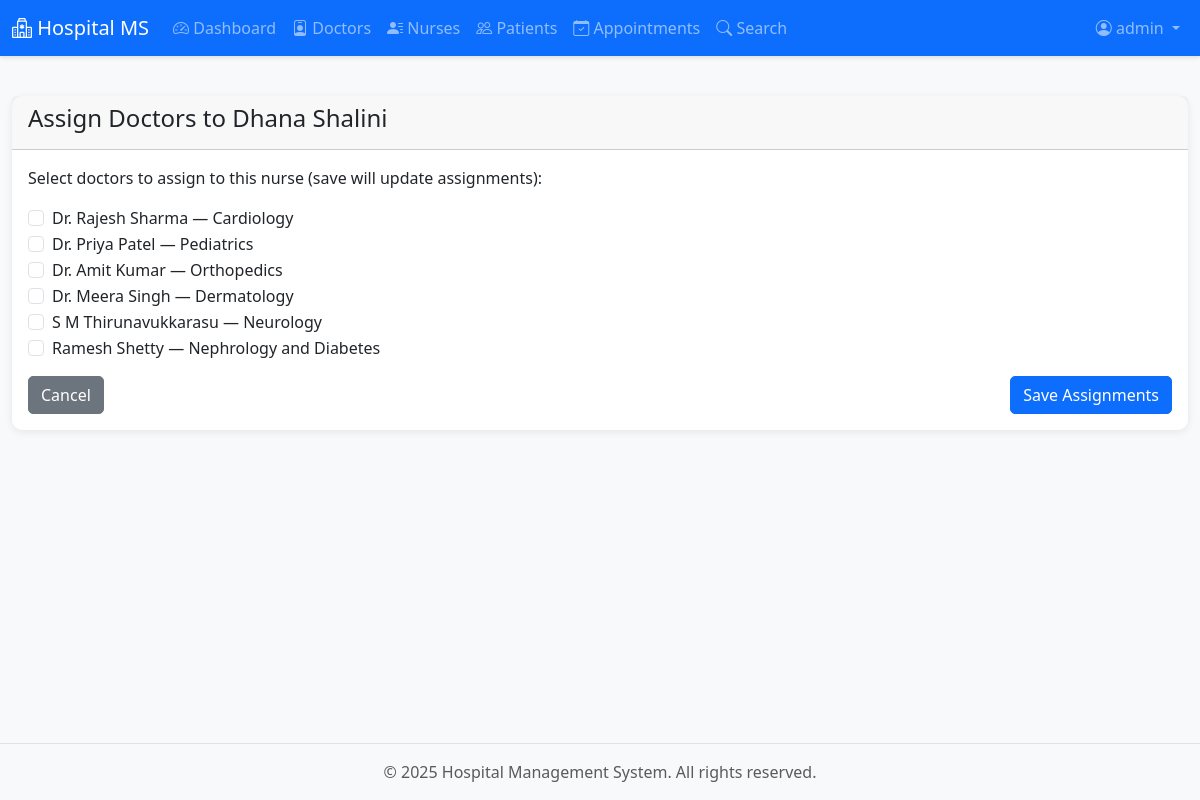
The page /admin/nurses/assign-doctor/2 (signed in) on the database its author committed.
### models/user.py (models this page shows, shortened)
class User(UserMixin, db.Model):
    __tablename__ = 'users'
    id = db.Column(db.Integer, primary_key=True)
    username = db.Column(db.String(80), unique=True, nullable=False, index=True)
    email = db.Column(db.String(120), unique=True, nullable=False, index=True)
    password_hash = db.Column(db.String(200), nullable=False)
    role = db.Column(db.String(20), nullable=False)  # admin, doctor, patient
    is_active = db.Column(db.Boolean, default=True, nullable=False)
    created_at = db.Column(db.DateTime, default=datetime.utcnow)
    updated_at = db.Column(db.DateTime, default=datetime.utcnow, onupdate=datetime.utcnow)
    doctor = db.relationship('Doctor', backref='user', uselist=False, lazy=True)
    patient = db.relationship('Patient', backref='user', uselist=False, lazy=True)
    nurse = db.relationship('Nurse', backref='user', uselist=False, lazy=True)
    triage = db.relationship('Triage', backref='user', uselist=False, lazy=True)
    def is_admin(self):
        return self.role == 'admin'

### models/nurse.py (models this page shows, shortened)
class Nurse(db.Model):
    __tablename__ = 'nurses'
    id = db.Column(db.Integer, primary_key=True)
    user_id = db.Column(db.Integer, db.ForeignKey('users.id'), nullable=False, unique=True)
    full_name = db.Column(db.String(150), nullable=False)
    contact_number = db.Column(db.String(30), nullable=True)
    department = db.Column(db.String(120), nullable=True)
    assigned_doctors = db.Column(db.Text, nullable=True, default='')
    assigned_patient_id = db.Column(db.Integer, db.ForeignKey('patients.id'), nullable=True)
    is_active = db.Column(db.Boolean, default=True, nullable=False)
    created_at = db.Column(db.DateTime, default=datetime.utcnow)
    updated_at = db.Column(db.DateTime, default=datetime.utcnow, onupdate=datetime.utcnow)
    def get_assigned_doctor_ids(self):
        if not self.assigned_doctors:
            return []
        return [int(x) for x in self.assigned_doctors.split(',') if x.strip().isdigit()]

### models/doctor.py (models this page shows, shortened)
class Doctor(db.Model):
    __tablename__ = 'doctors'
    id = db.Column(db.Integer, primary_key=True)
    user_id = db.Column(db.Integer, db.ForeignKey('users.id'), nullable=False, unique=True)
    full_name = db.Column(db.String(100), nullable=False)
    specialization = db.Column(db.String(100), nullable=False, index=True)
    qualification = db.Column(db.String(200))
    experience_years = db.Column(db.Integer)
    contact_number = db.Column(db.String(20))
    license_number = db.Column(db.String(50), unique=True)
    consultation_fee = db.Column(db.Float, default=0.0)
    bio = db.Column(db.Text)
    is_active = db.Column(db.Boolean, default=True, nullable=False)
    is_deleted = db.Column(db.Boolean, default=False, nullable=False)
    created_at = db.Column(db.DateTime, default=datetime.utcnow)
    updated_at = db.Column(db.DateTime, default=datetime.utcnow, onupdate=datetime.utcnow)
    appointments = db.relationship('Appointment', backref='doctor', lazy='dynamic')
    availability = db.relationship('DoctorAvailability', backref='doctor', lazy='dynamic')

### routes/admin.py (the view)
@admin_bp.route('/nurses/assign-doctor/<int:nurse_id>', methods=['GET', 'POST'])
@admin_required
def assign_doctor_to_nurse(nurse_id):
    nurse = Nurse.query.get_or_404(nurse_id)
    all_doctors = Doctor.query.filter_by(is_deleted=False, is_active=True).all()
    if request.method == 'POST':
        selected = request.form.getlist('doctor_ids')
        nurse.set_assigned_doctor_ids(selected)
        db.session.commit()
        flash(f'Doctor assignments updated for {nurse.full_name}.', 'success')
        return redirect(url_for('admin.nurses'))
    assigned_ids = nurse.get_assigned_doctor_ids() if nurse else []
    return render_template('admin/assign_doctor.html', nurse=nurse, doctors=all_doctors, assigned_ids=assigned_ids)

### extensions.py (called while the page is built)
def init_extensions(app):
    db.init_app(app)
    login_manager.init_app(app)
    mail.init_app(app)  # ADD THIS LINE
    cache.init_app(app)  # ADD THIS LINE
    from models.user import User
    @login_manager.user_loader
    def load_user(user_id):
        return User.query.get(int(user_id))

### templates/admin/assign_doctor.html (shortened to what this page needs)
{% extends "base.html" %}
{% block content %}
<div class="card">
  <div class="card-header">
    <h4>Assign Doctors to {{ nurse.full_name }}</h4>
  </div>
  <div class="card-body">
    <form method="POST" action="{{ url_for('admin.assign_doctor_to_nurse', nurse_id=nurse.id) }}">
      <div class="mb-3">
        <p>Select doctors to assign to this nurse (save will update assignments):</p>
        {% for d in doctors %}
        <div class="form-check">
          <input class="form-check-input" type="checkbox" name="doctor_ids" value="{{ d.id }}" id="doc-{{ d.id }}" >
          <label class="form-check-label" for="doc-{{ d.id }}">{{ d.full_name }} — {{ d.specialization }}</label>
        </div>
        {% else %}
        <p class="text-muted">No active doctors found.</p>
        {% endfor %}
      </div>
      <div class="d-flex justify-content-between">
        <a href="{{ url_for('admin.nurses') }}" class="btn btn-secondary">Cancel</a>
        <button class="btn btn-primary">Save Assignments</button>
      </div>
    </form>
  </div>
</div>
{% endblock %}

### templates/base.html (shortened to what this page needs)
<!DOCTYPE html>
<html lang="en">
<head>
    <link href="https://cdn.jsdelivr.net/npm/bootstrap@5.3.0/dist/css/bootstrap.min.css" rel="stylesheet">
    <link rel="stylesheet" href="https://cdn.jsdelivr.net/npm/bootstrap-icons@1.10.0/font/bootstrap-icons.css">
    <link rel="stylesheet" href="{{ url_for('static', filename='css/style.css') }}">
    <link href="https://cdn.jsdelivr.net/npm/fullcalendar@5.11.3/main.min.css" rel="stylesheet">
</head>
<body>
    {% if current_user.is_authenticated %}
    <nav class="navbar navbar-expand-lg navbar-dark bg-primary">
        <div class="container-fluid">
            <a class="navbar-brand" href="{{ url_for('main.index') }}">
                <i class="bi bi-hospital"></i> Hospital MS
            </a>
            <div class="collapse navbar-collapse" id="navbarNav">
                <ul class="navbar-nav me-auto">
                    {% if current_user.is_admin() %}
                    <li class="nav-item">
                        <a class="nav-link" href="{{ url_for('admin.dashboard') }}"><i class="bi bi-speedometer2"></i>
                            Dashboard</a>
                    </li>
                    <li class="nav-item">
                        <a class="nav-link" href="{{ url_for('admin.doctors') }}"><i class="bi bi-person-badge"></i>
                            Doctors</a>
                    </li>
                    <li class="nav-item">
                        <a class="nav-link" href="{{ url_for('admin.nurses') }}"><i class="bi bi-person-lines-fill"></i>
                            Nurses</a>
                    </li>
                    <li class="nav-item">
                        <a class="nav-link" href="{{ url_for('admin.patients') }}"><i class="bi bi-people"></i>
                            Patients</a>
                    </li>
                    <li class="nav-item">
                        <a class="nav-link" href="{{ url_for('admin.appointments') }}"><i
                                class="bi bi-calendar-check"></i> Appointments</a>
                    </li>
                    <li class="nav-item">
                        <a class="nav-link" href="{{ url_for('admin.search') }}"><i class="bi bi-search"></i> Search</a>
                    </li>
                    {% endif %}
                </ul>
                <ul class="navbar-nav">
                    <li class="nav-item dropdown">
                        <a class="nav-link dropdown-toggle" href="#" id="userDropdown" role="button"
                            data-bs-toggle="dropdown">
                            <i class="bi bi-person-circle"></i> {{ current_user.username }}
                        </a>
                    </li>
                </ul>
            </div>
        </div>
    </nav>
    {% endif %}
    <main class="container-fluid py-4">
        {% block content %}{% endblock %}
    </main>
    <footer class="bg-light text-center text-muted py-3 mt-5">
        <div class="container">
            <p class="mb-0">&copy; 2025 Hospital Management System. All rights reserved.</p>
        </div>
    </footer>
</body>
</html>

### static/css/style.css (style rules this page uses)
:root { --primary-color: #0d6efd; --success-color: #198754; --danger-color: #dc3545; --warning-color: #ffc107; --info-color: #0dcaf0; }
body { font-family: 'Segoe UI', Tahoma, Geneva, Verdana, sans-serif; background-color: #f8f9fa; min-height: 100vh; display: flex; flex-direction: column; }
main { flex: 1; }
.navbar { box-shadow: 0 2px 4px rgba(0,0,0,.1); }
.card { border: none; border-radius: 10px; box-shadow: 0 2px 8px rgba(0,0,0,.08); transition: transform 0.2s, box-shadow 0.2s; }
.btn { border-radius: 5px; transition: all 0.3s; }
footer { margin-top: auto; background-color: #f8f9fa; border-top: 1px solid #dee2e6; }

### rows shown on the page
User: username "admin"
Nurse: full_name "Dhana Shalini"
Doctor: full_name "Dr. Rajesh Sharma", specialization "Cardiology"
Doctor: full_name "Dr. Priya Patel", specialization "Pediatrics"
Doctor: full_name "Dr. Amit Kumar", specialization "Orthopedics"
Doctor: full_name "Dr. Meera Singh", specialization "Dermatology"
Doctor: full_name "S M Thirunavukkarasu", specialization "Neurology"
Doctor: full_name "Ramesh Shetty", specialization "Nephrology and Diabetes"
